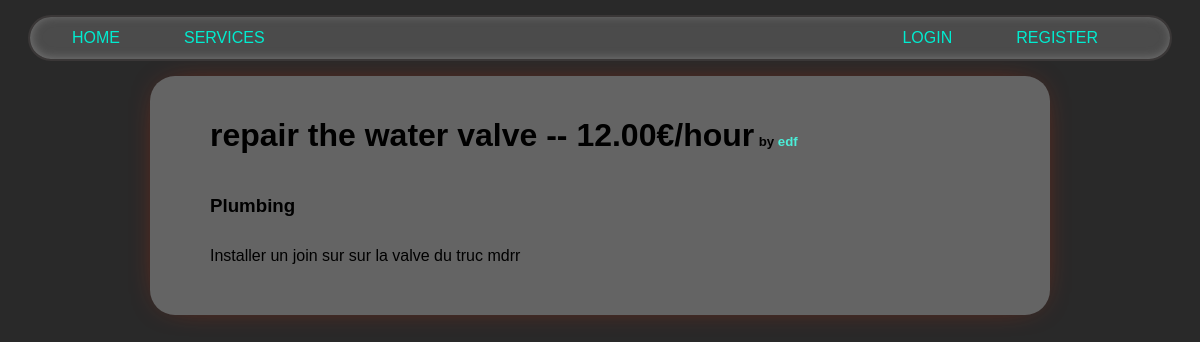
/services/26, run on the app's committed database.
### services/models.py (models this page shows, shortened)
class Service(models.Model):
    company = models.ForeignKey(Company, on_delete=models.CASCADE)
    name = models.CharField(max_length=40)
    description = models.TextField()
    price_hour = models.DecimalField(decimal_places=2, max_digits=100)
    rating = models.IntegerField(validators=[MinValueValidator(
        0), MaxValueValidator(5)], default=0)
    choices = (
        ('Air Conditioner', 'Air Conditioner'),
        ('Carpentry', 'Carpentry'),
        ('Electricity', 'Electricity'),
        ('Gardening', 'Gardening'),
        ('Home Machines', 'Home Machines'),
        ('House Keeping', 'House Keeping'),
        ('Interior Design', 'Interior Design'),
        ('Locks', 'Locks'),
        ('Painting', 'Painting'),
        ('Plumbing', 'Plumbing'),
        ('Water Heaters', 'Water Heaters'),
    )
    field = models.CharField(max_length=30, blank=False,
                             null=False, choices=choices)
    date = models.DateTimeField(auto_now=True, null=False)

### users/models.py (models this page shows, shortened)
class Company(models.Model):
    user = models.OneToOneField(
    User, on_delete=models.CASCADE, primary_key=True)
    field = models.CharField(max_length=70, choices=(('Air Conditioner', 'Air Conditioner'),
                                                     ('All in One', 'All in One'),
                                                     ('Carpentry', 'Carpentry'),
                                                     ('Electricity',
                                                      'Electricity'),
                                                     ('Gardening', 'Gardening'),
                                                     ('Home Machines',
                                                      'Home Machines'),
                                                     ('House Keeping',
                                                      'House Keeping'),
                                                     ('Interior Design',
                                                      'Interior Design'),
                                                     ('Locks', 'Locks'),
                                                     ('Painting', 'Painting'),
                                                     ('Plumbing', 'Plumbing'),
                                                     ('Water Heaters', 'Water Heaters')), blank=False, null=False)
    rating = models.IntegerField(
        validators=[MaxValueValidator(5), MinValueValidator(0)], default=0)

class User(AbstractUser):
    is_company = models.BooleanField(default=False)
    is_customer = models.BooleanField(default=False)
    birth=models.DateField(null=True, default='2000-01-01')
    email = models.CharField(max_length=100, unique=True)

### services/views.py (the view)
# urls.py: path('<int:id>', v.index, name='index'),
def index(request, id):
    service = Service.objects.get(id=id)
    return render(request, 'services/single_service.html', {'service': service})

### services/templates/services/single_service.html (shortened to what this page needs)
{% extends 'main/base.html' %}
{% block content %}
    <div class='service_info_header'>
        <h1>{{service.name}} -- {{service.price_hour}}€/hour</h1>
        <h5>by <a href="/company/{{service.company.user}}">{{service.company.user}}</a></h5>
    </div>
    <h3>{{service.field}}</h3>
    <p style="text-align: left;">{{service.description}}</p>
{% endblock %}

### static/css/style.css (style rules this page uses)
body { background: #292929; font-family: 'Lexend Exa', sans-serif; padding: 0; margin: 0; }
a { color: #4beed8; text-decoration: none; }
.content p { text-align: center; margin: 30px 0px; white-space: pre-line; }
.service_info_header { display: block ruby; }
.service_info_header h5 { float: right; }

### data on the page
Service: name "repair the water valve", price_hour "12.00", company.user "edf", field "Plumbing", description "Installer un join sur sur la valve du truc mdrr"
